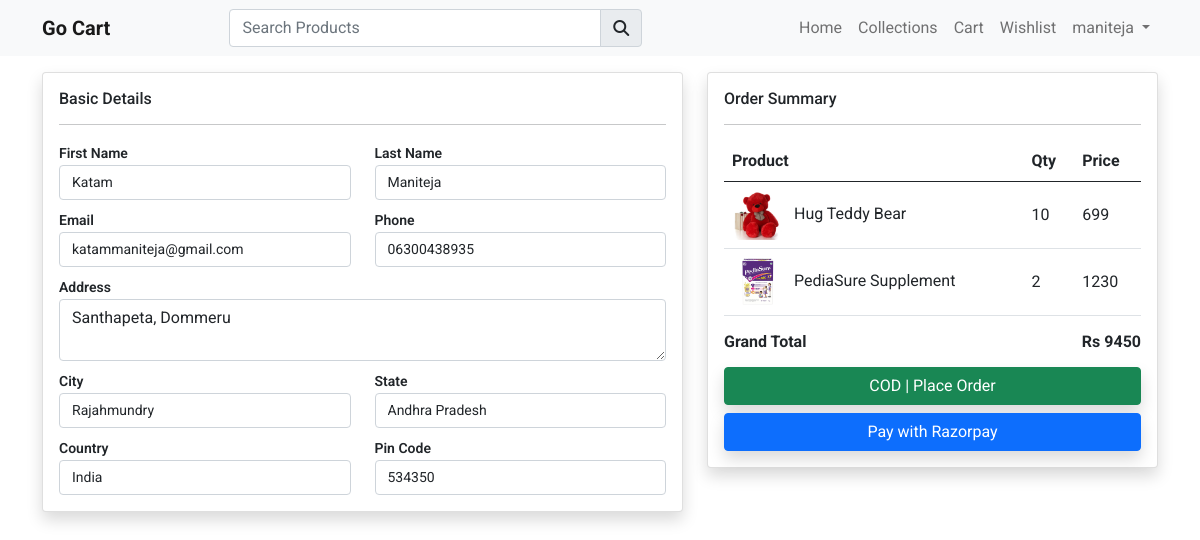
The app's page /checkout (signed in), older data.
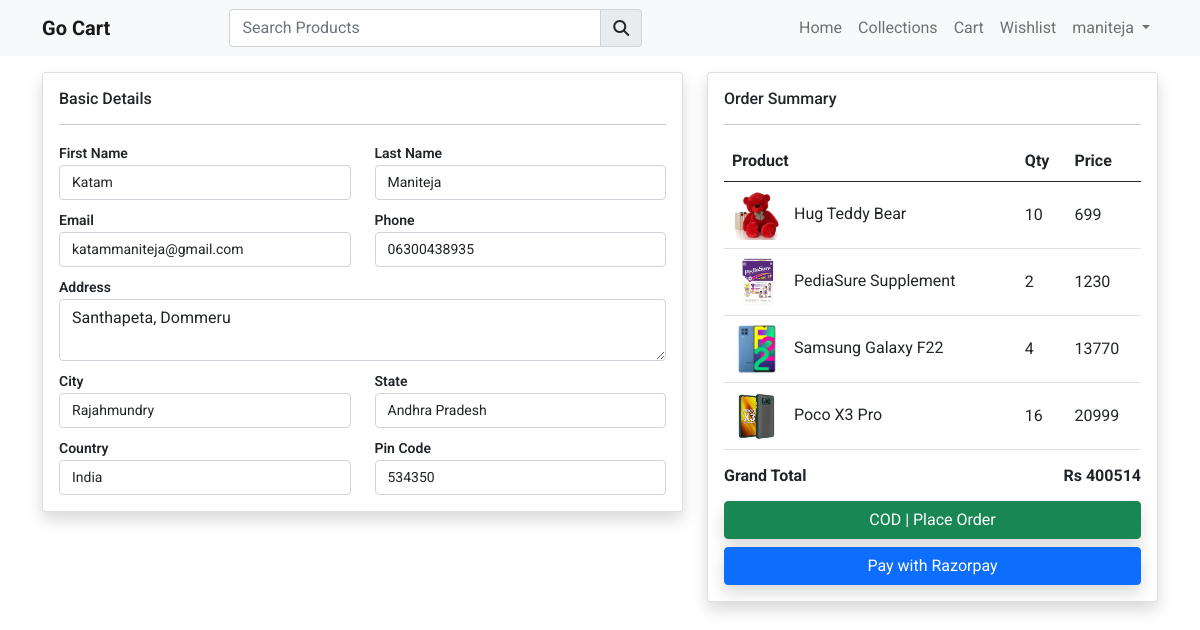
The same page, newer data.
### store/models.py (models this page shows, shortened)
class Cart(models.Model):
    user=models.ForeignKey(User, on_delete=models.CASCADE)
    product=models.ForeignKey(Products, on_delete=models.CASCADE)
    product_qty=models.IntegerField(null=False,blank=False)
    created_at=models.DateTimeField(auto_now_add=True)

class Products(models.Model):
    category=models.ForeignKey(Categories, on_delete=models.CASCADE)
    slug=models.CharField(max_length=150,null=False,blank=False)
    name=models.CharField(max_length=150,null=False,blank=False)
    product_image=models.ImageField(upload_to=get_file_path,null=True,blank=True)
    small_description=models.TextField(max_length=1000,null=False,blank=False)
    quantity=models.IntegerField(null=False,blank=False)
    description=models.TextField(null=True,blank=True)
    selling_price=models.FloatField(null=False,blank=False)
    status=models.BooleanField(default=False,help_text="0=default, 1=Hidden")
    trending=models.BooleanField(default=False,help_text="0=default, 1=Trending")
    tag=models.CharField(max_length=150,null=True,blank=True)
    created_at=models.DateTimeField(auto_now_add=True)

### store/controller/checkout.py (the view)
# urls.py: path('checkout',checkout.index,name='checkout'),
def index(request):
    rawcart=Cart.objects.filter(user=request.user)
    for item in rawcart:
        if item.product_qty>item.product.quantity:
            Cart.objects.delete(id=item.id)
    cartitems=Cart.objects.filter(user=request.user)
    total_price=0
    for item in cartitems:
        total_price+=item.product.selling_price*item.product_qty
    userprofile=Profile.objects.filter(user=request.user).first()
    context={'cartitems':cartitems,'total_price':total_price,'userprofile':userprofile}
    return render(request,'store/checkout.html',context)

### store/templates/store/checkout.html (shortened to what the changed rows need)
{% extends 'store/layouts/main.html' %}
{% block content %}
<div class="container mt-3">
    <form action="{% url 'placeorder' %}" method="post">
        <div class="row">
            <div class="col-md-5">
                <div class="card shadow">
                    <div class="card-body">
                        {% if cartitems %}
                            <table class="table table-stripeds table-bordereds align-middle">
                                <thead>
                                    <tr>
                                        <th>Product</th>
                                        <th>Qty</th>
                                        <th>Price</th>
                                    </tr>
                                </thead>
                                <tbody>
                                    {% for item in cartitems %}
                                        <tr>
                                            <td>
                                                <img src="{{ item.product.product_image.url }}" class="me-2" height="50px" width="50px" alt="">
                                                {{item.product.name}}
                                            </td>
                                            <td>{{item.product_qty}}</td>
                                            <td>{{item.product.selling_price| stringformat:'d'}}</td>
                                        </tr>
                                    {% endfor %}
                                </tbody>
                            </table>
                            <h6 class="fw-bold">Grand Total
                                <span class="float-end">Rs {{total_price| stringformat:'d'}}</span>
                            </h6>
                            <div class="mt-3">
                                <button type="submit" class="btn btn-success w-100">COD | Place Order</button>
                                <button type="button" class="btn btn-primary payWithRazorpay w-100 mt-2">Pay with Razorpay</button>
                            </div>
                        {% else %}
                            <h4>Your cart is empty</h4>
                        {% endif %}
                    </div>
                </div>
            </div>
        </div>
    </form>
</div>
{% endblock content %}

Row changes from the older to the newer data that the page shows:
added Cart: product.product_image (picture), product.name "Samsung Galaxy F22", product_qty "4", product.selling_price "13770"
added Cart: product.product_image (picture), product.name "Poco X3 Pro", product_qty "16", product.selling_price "20999"
Text that changed along with them:
{{ total_price| stringformat:'d' }}: "9450" → "400514"
